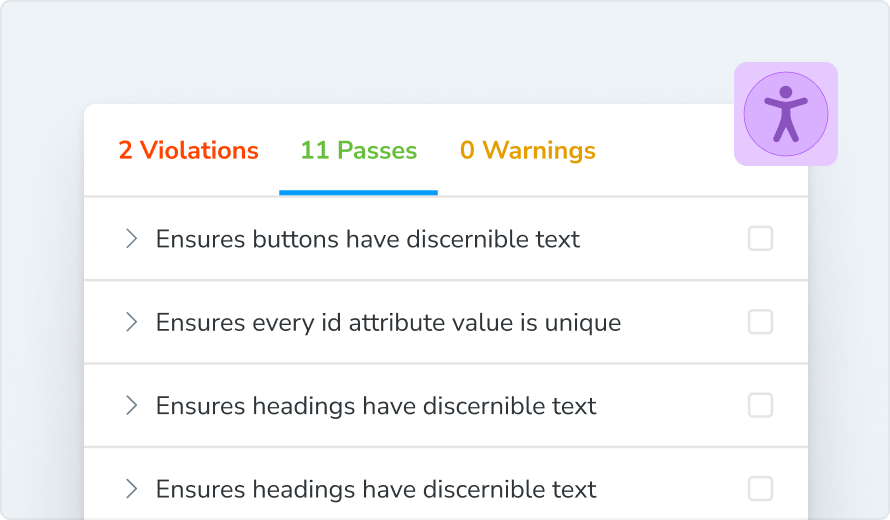
#> input picture frontend/src/stories/assets/accessibility.png, 890 x 520 px, found by its file name; its folder holds only this picture in this run
$ python -i make_composites.py   (imports and definitions only)
#> lines starting #> are read from the running program, lines starting #| are printed output that depends on the picture
"""Combina desktop + mobile screenshots en composites lado a lado."""
from pathlib import Path

from PIL import Image, ImageDraw, ImageFont

ROOT = Path(__file__).resolve().parents[1] / "docs" / "anexos-screenshots"
DESK_DIR = ROOT
MOB_DIR = ROOT / "_mobile"
OUT_DIR = ROOT / "composites"
# [1 line not run here, left out]

MAX_H = 1600
PADDING = 40
GAP = 60
LABEL_H = 80
BG = (248, 250, 252)
TEXT = (15, 23, 42)
SUB = (71, 85, 105)


def load_font(size: int) -> ImageFont.FreeTypeFont | ImageFont.ImageFont:
#> called with size = 30
    for name in (
        "C:/Windows/Fonts/segoeui.ttf",
        "C:/Windows/Fonts/arial.ttf",
        "arial.ttf",
    ):
        try:
            return ImageFont.truetype(name, size)
        except OSError:
            continue
    return ImageFont.load_default()


FONT_TITLE = load_font(30)
FONT_SUB = load_font(18)


def scale_down(img: Image.Image, max_h: int = MAX_H) -> Image.Image:
    if img.height > max_h:
        ratio = max_h / img.height
        return img.resize((int(img.width * ratio), max_h), Image.Resampling.LANCZOS)
    return img


def build(name: str) -> None:
    d_path = DESK_DIR / name
    m_path = MOB_DIR / name
    if not d_path.exists() or not m_path.exists():
        print(f"  [skip] {name}")
        return
    d = scale_down(Image.open(d_path).convert("RGB"))
    m = scale_down(Image.open(m_path).convert("RGB"))

    panel_h = max(d.height, m.height)
#> panel_h = 520
    total_h = panel_h + LABEL_H + PADDING * 2
#> total_h = 680
    total_w = d.width + m.width + GAP + PADDING * 2
#> total_w = 1920

    canvas = Image.new("RGB", (total_w, total_h), BG)
    draw = ImageDraw.Draw(canvas)

    # Labels
    desk_label_x = PADDING
    mob_label_x = PADDING + d.width + GAP
#> mob_label_x = 990
    label_y = PADDING

    draw.text((desk_label_x, label_y), "DESKTOP", fill=TEXT, font=FONT_TITLE)
    draw.text(
        (desk_label_x, label_y + 36),
        f"{d.width}x{d.height} px",
        fill=SUB,
        font=FONT_SUB,
    )
    draw.text((mob_label_x, label_y), "MOBILE", fill=TEXT, font=FONT_TITLE)
    draw.text(
        (mob_label_x, label_y + 36),
        f"{m.width}x{m.height} px (iPhone 13)",
        fill=SUB,
        font=FONT_SUB,
    )

    # Paste screenshots with subtle border
    paste_y = PADDING + LABEL_H
    for img, x in ((d, PADDING), (m, PADDING + d.width + GAP)):
        # subtle border
        draw.rectangle(
            (x - 1, paste_y - 1, x + img.width, paste_y + img.height),
            outline=(203, 213, 225),
            width=1,
        )
        canvas.paste(img, (x, paste_y))
#> this loop made 2 passes
#> x on passes 1 to 2: 40, 990
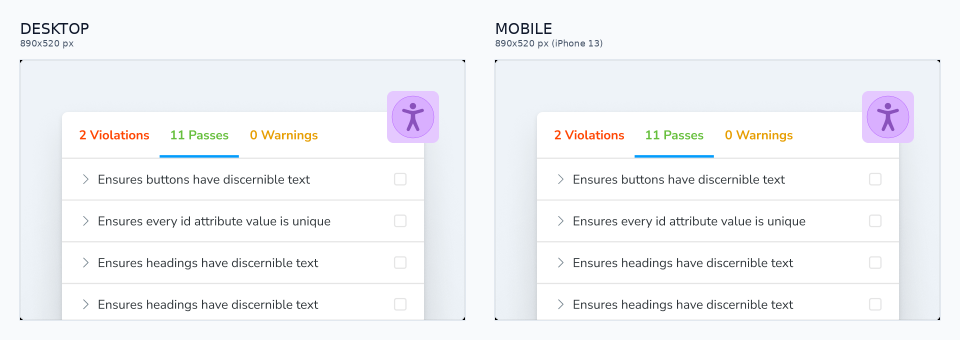
#> canvas: PIL image 1920x680 RGB (shown at 1/2 size); mean R, G, B 243.5, 244.7, 247.4

    out = OUT_DIR / name
    canvas.save(out, "PNG", optimize=True)
    print(f"  [ok] {name} -> {canvas.size}")
#|   [ok] ../frontend/src/stories/assets/accessibility.png -> (1920, 680)


def main() -> None:
    files = sorted(p.name for p in DESK_DIR.glob("*.png"))
    print(f"Generando {len(files)} composites en {OUT_DIR}")
    for name in files:
        build(name)
    print("Listo.")


# [2 lines not run here, left out]

>>> result = build('../frontend/src/stories/assets/accessibility.png')

$ run again, on frontend/src/stories/assets/context.png
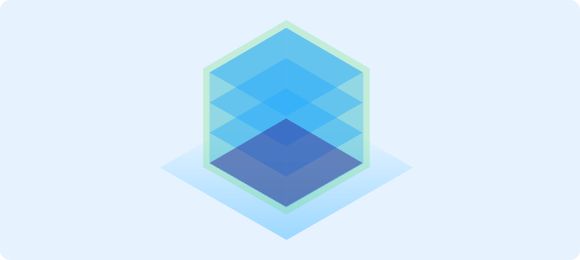
#> input picture frontend/src/stories/assets/context.png, 580 x 260 px, found by its file name
#> the loop in build, `for img, x in ((d, PADDING), (m, PADDING + d.width + GAP)):` made 2 passes
#> x on passes 1 to 2: 40, 680
#> after the loop in build, `for img, x in ((d, PADDING), (m, PADDING + d.width + GAP)):`:
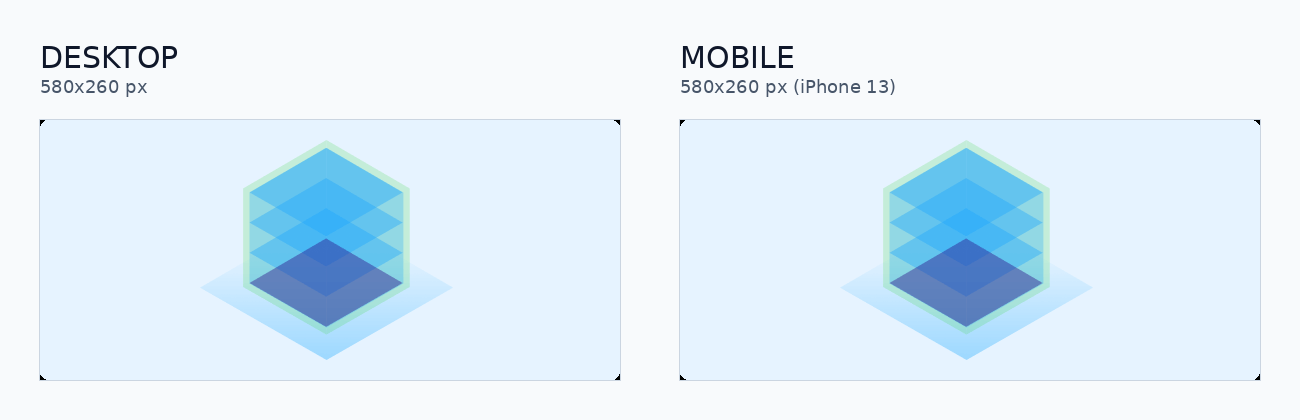
#> canvas: PIL image 1300x420 RGB; mean R, G, B 224.5, 238.7, 249.4
#|   [ok] ../frontend/src/stories/assets/context.png -> (1300, 420)
